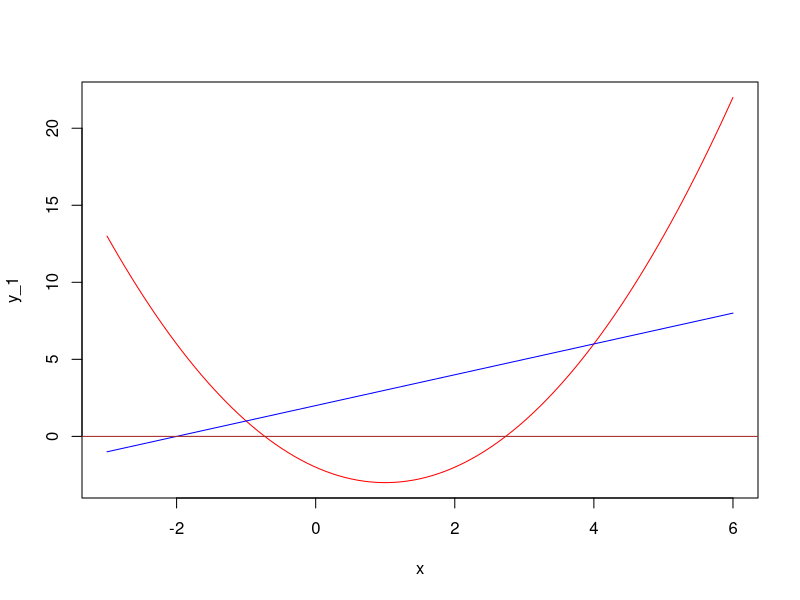

Write R code to recreate this figure.
## ---- chunk 1
knitr::opts_chunk$set(echo = TRUE)
## ---- chunk 2
eq = function(x) {
  return (2*x - 9)
}
area = integrate(eq, 4.5, 8.5)
print(area)
## ---- chunk 3
y_1 = function(x) {
  return(x^2 - 2*x - 2)
}

y_2 = function(x) {
  return(x + 2)
}

plot(y_1, -3, 6, col = 'red')
plot(y_2, -3, 6, add=TRUE, col = 'blue')
abline(h=0, col = 'brown')
## ---- chunk 4
# upper function is the y_2, lower function is the y_1
area_1 <- integrate(y_1, -1, 4)
area_2 <- integrate(y_2, -1, 4)
area = (area_2$value - area_1$value)
print(as.numeric(area))
